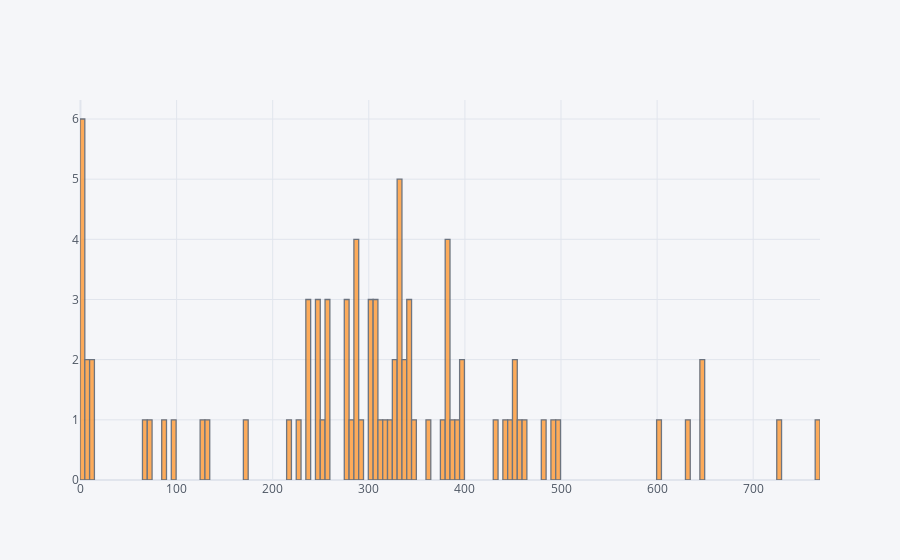

Notebook code cell kept with this figure:
### Code cell
data['year'].value_counts().iplot(kind = 'hist', bins = 200)# doubt ki ho kya rha hai yhan pe!!

### Figure 1 — Plotly figure (JSON) as saved in the notebook; plotly's stock layout.template omitted (floating-point values rounded to 4 significant figures)
{"data": [{"histfunc": "count", "histnorm": "", "marker": {"color": "rgba(255, 153, 51, 1.0)", "line": {"color": "#4D5663", "width": 1.3}}, "name": "year", "nbinsx": 200, "opacity": 0.8, "orientation": "v", "type": "histogram", "x": [768, 728, 649, 648, 631, 600, 498, 490, 484, 464, 458, 453, 451, 449, 443, 431, 398, 395, 391, 388, 384, 383, 382, 380, 375, 361, 347, 342, 341, 340, 338, 336, 334, 334, 333, 331, 330, 329, 328, 323, 316, 311, 306, 306, 306, 304, 303, 302, 290, 288, 288, 287, 287, 282, 278, 275, 275, 258, 257, 255, 254, 249, 247, 247, 239, 238, 235, 227, 219, 172, 131, 125, 98, 89, 70, 65, 12, 10, 5, 5, 3, 2, 2, 2, 1, 1]}], "layout": {"barmode": "overlay", "legend": {"bgcolor": "#F5F6F9", "font": {"color": "#4D5663"}}, "paper_bgcolor": "#F5F6F9", "plot_bgcolor": "#F5F6F9", "title": {"font": {"color": "#4D5663"}}, "xaxis": {"gridcolor": "#E1E5ED", "showgrid": true, "tickfont": {"color": "#4D5663"}, "title": {"font": {"color": "#4D5663"}, "text": ""}, "zerolinecolor": "#E1E5ED"}, "yaxis": {"gridcolor": "#E1E5ED", "showgrid": true, "tickfont": {"color": "#4D5663"}, "title": {"font": {"color": "#4D5663"}, "text": ""}, "zerolinecolor": "#E1E5ED"}}}
